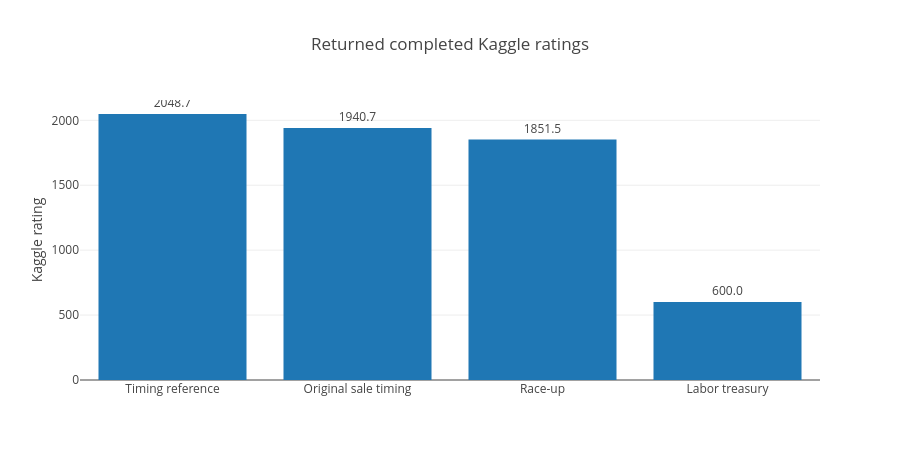

The notebook cell this image was saved under:
### Code cell
fig = go.Figure(
    go.Bar(
        x=live["submission"],
        y=live["rating"],
        text=[f"{v:.1f}" for v in live["rating"]],
        textposition="outside",
    )
)
fig.update_layout(
    title="Returned completed Kaggle ratings",
    yaxis_title="Kaggle rating",
    height=460,
    width=900,
)
fig.show()

### Figure 1 — Plotly figure (JSON) as saved in the notebook; plotly's stock layout.template omitted (floating-point values rounded to 4 significant figures)
{"data": [{"text": ["2048.7", "1940.7", "1851.5", "600.0"], "textposition": "outside", "type": "bar", "x": ["Timing reference", "Original sale timing", "Race-up", "Labor treasury"], "y": [2049.0, 1941.0, 1852.0, 600.0]}], "layout": {"height": 460, "title": {"text": "Returned completed Kaggle ratings"}, "width": 900, "yaxis": {"title": {"text": "Kaggle rating"}}}}
